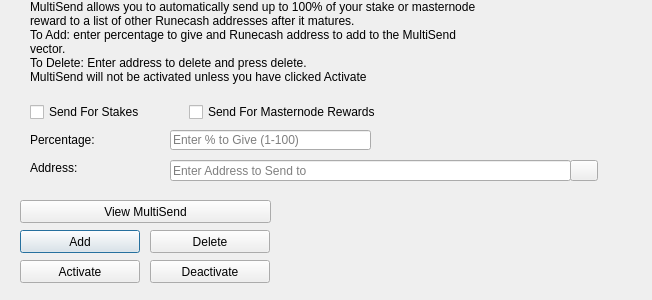
<?xml version="1.0" encoding="UTF-8"?>
<ui version="4.0">
 <class>MultiSendDialog</class>
 <widget class="QDialog" name="MultiSendDialog">
  <property name="windowModality">
   <enum>Qt::NonModal</enum>
  </property>
  <property name="geometry">
   <rect>
    <x>0</x>
    <y>0</y>
    <width>652</width>
    <height>300</height>
   </rect>
  </property>
  <property name="windowTitle">
   <string>MultiSend</string>
  </property>
  <widget class="QLineEdit" name="multiSendPercentEdit">
   <property name="geometry">
    <rect>
     <x>170</x>
     <y>130</y>
     <width>201</width>
     <height>20</height>
    </rect>
   </property>
   <property name="toolTip">
    <string>Enter whole numbers 1 - 100</string>
   </property>
   <property name="placeholderText">
    <string>Enter % to Give (1-100)</string>
   </property>
  </widget>
  <widget class="QLineEdit" name="multiSendAddressEdit">
   <property name="geometry">
    <rect>
     <x>170</x>
     <y>160</y>
     <width>401</width>
     <height>21</height>
    </rect>
   </property>
   <property name="toolTip">
    <string/>
   </property>
   <property name="placeholderText">
    <string>Enter Address to Send to</string>
   </property>
  </widget>
  <widget class="QLabel" name="label_2">
   <property name="geometry">
    <rect>
     <x>30</x>
     <y>0</y>
     <width>451</width>
     <height>121</height>
    </rect>
   </property>
   <property name="lineWidth">
    <number>1</number>
   </property>
   <property name="text">
    <string>MultiSend allows you to automatically send up to 100% of your stake or masternode reward to a list of other Runecash addresses after it matures.
To Add: enter percentage to give and Runecash address to add to the MultiSend vector.
To Delete: Enter address to delete and press delete.
MultiSend will not be activated unless you have clicked Activate</string>
   </property>
   <property name="alignment">
    <set>Qt::AlignLeading|Qt::AlignLeft|Qt::AlignTop</set>
   </property>
   <property name="wordWrap">
    <bool>true</bool>
   </property>
  </widget>
  <widget class="QLabel" name="message">
   <property name="geometry">
    <rect>
     <x>290</x>
     <y>200</y>
     <width>351</width>
     <height>91</height>
    </rect>
   </property>
   <property name="text">
    <string/>
   </property>
  </widget>
  <widget class="QPushButton" name="addButton">
   <property name="geometry">
    <rect>
     <x>20</x>
     <y>230</y>
     <width>120</width>
     <height>23</height>
    </rect>
   </property>
   <property name="toolTip">
    <string/>
   </property>
   <property name="statusTip">
    <string>Add to MultiSend Vector</string>
   </property>
   <property name="text">
    <string>Add</string>
   </property>
  </widget>
  <widget class="QPushButton" name="disableButton">
   <property name="geometry">
    <rect>
     <x>150</x>
     <y>260</y>
     <width>120</width>
     <height>23</height>
    </rect>
   </property>
   <property name="statusTip">
    <string>Deactivate MultiSend</string>
   </property>
   <property name="text">
    <string>Deactivate</string>
   </property>
  </widget>
  <widget class="QPushButton" name="addressBookButton">
   <property name="geometry">
    <rect>
     <x>570</x>
     <y>160</y>
     <width>28</width>
     <height>21</height>
    </rect>
   </property>
   <property name="toolTip">
    <string>Choose an address from the address book</string>
   </property>
   <property name="text">
    <string/>
   </property>
   <property name="icon">
    <iconset resource="../runecash.qrc">
     <normaloff>:/icons/address-book</normaloff>:/icons/address-book</iconset>
   </property>
   <property name="shortcut">
    <string>Alt+A</string>
   </property>
   <property name="autoDefault">
    <bool>false</bool>
   </property>
  </widget>
  <widget class="QLabel" name="label">
   <property name="geometry">
    <rect>
     <x>30</x>
     <y>130</y>
     <width>121</width>
     <height>20</height>
    </rect>
   </property>
   <property name="toolTip">
    <string>Percentage of stake to send</string>
   </property>
   <property name="text">
    <string>Percentage:</string>
   </property>
  </widget>
  <widget class="QLabel" name="label_5">
   <property name="geometry">
    <rect>
     <x>30</x>
     <y>160</y>
     <width>111</width>
     <height>16</height>
    </rect>
   </property>
   <property name="toolTip">
    <string>Address to send portion of stake to</string>
   </property>
   <property name="text">
    <string>Address:</string>
   </property>
  </widget>
  <widget class="QPushButton" name="deleteButton">
   <property name="geometry">
    <rect>
     <x>150</x>
     <y>230</y>
     <width>120</width>
     <height>23</height>
    </rect>
   </property>
   <property name="toolTip">
    <string/>
   </property>
   <property name="statusTip">
    <string>Delete Address From MultiSend Vector</string>
   </property>
   <property name="text">
    <string>Delete</string>
   </property>
  </widget>
  <widget class="QPushButton" name="activateButton">
   <property name="geometry">
    <rect>
     <x>20</x>
     <y>260</y>
     <width>120</width>
     <height>23</height>
    </rect>
   </property>
   <property name="statusTip">
    <string>Activate MultiSend</string>
   </property>
   <property name="text">
    <string>Activate</string>
   </property>
  </widget>
  <widget class="QPushButton" name="viewButton">
   <property name="geometry">
    <rect>
     <x>20</x>
     <y>200</y>
     <width>251</width>
     <height>23</height>
    </rect>
   </property>
   <property name="toolTip">
    <string/>
   </property>
   <property name="statusTip">
    <string>View MultiSend Vector</string>
   </property>
   <property name="text">
    <string>View MultiSend</string>
   </property>
  </widget>
  <widget class="QWidget" name="horizontalLayoutWidget">
   <property name="geometry">
    <rect>
     <x>30</x>
     <y>100</y>
     <width>351</width>
     <height>24</height>
    </rect>
   </property>
   <layout class="QHBoxLayout" name="horizontalLayout">
    <item>
     <widget class="QCheckBox" name="multiSendStakeCheckBox">
      <property name="text">
       <string>Send For Stakes</string>
      </property>
     </widget>
    </item>
    <item>
     <widget class="QCheckBox" name="multiSendMasternodeCheckBox">
      <property name="text">
       <string>Send For Masternode Rewards</string>
      </property>
     </widget>
    </item>
   </layout>
  </widget>
 </widget>
 <resources>
  <include location="../runecash.qrc"/>
 </resources>
 <connections/>
</ui>
